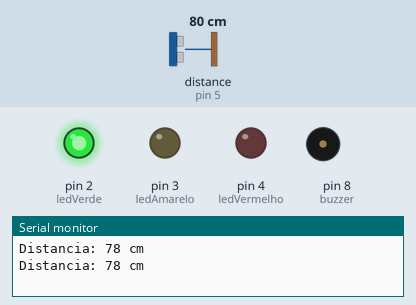
Simulated run of this sketch. Board: Arduino Uno, built with avr-gcc and run on an emulated ATmega328P. Shown: output pins drawn as LEDs (lit = HIGH), buzzer (waves = sounding), the last lines printed to the serial monitor. Wiring (inferred from the names in the program): ultrasonic range finder: trigger pin 5; echo pin 5. The test bench sets the inputs (shaded band); at power-on: distance to the obstacle (sensor on pin 5) 80 cm. The echo pulse lasts 58.3 µs per cm.

Above: at 7.3 s.
7.4 s: distance to the obstacle (sensor on pin 5) set to 23 cm
14.3 s: distance to the obstacle (sensor on pin 5) set to 18 cm
At 20.1 s:
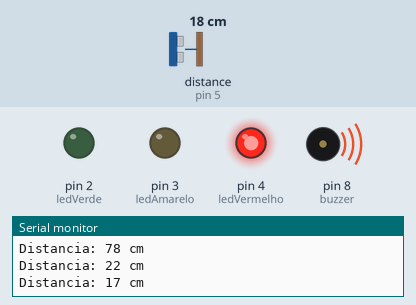
24.0 s: distance to the obstacle (sensor on pin 5) set to 35 cm
At 28.8 s:
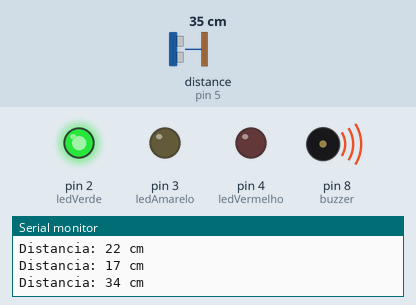
30.9 s: distance to the obstacle (sensor on pin 5) set to 2 cm
At 35.3 s:
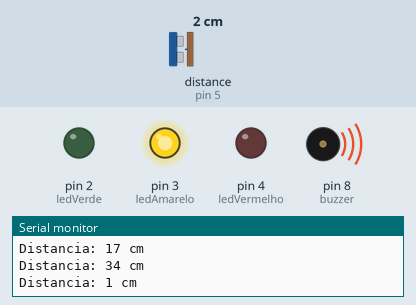
Timing chart, 0 to 40.5 s (numbered marks = the images above; inputs shaded):
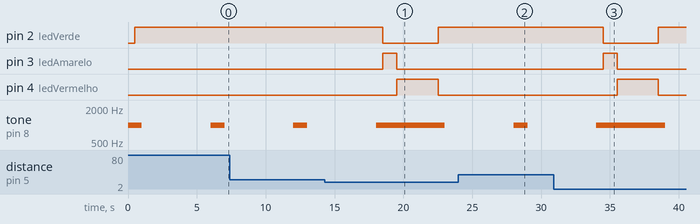

Measured:
- the behaviour switches between 21 and 20 cm on distance to the obstacle (sensor on pin 5) (found by bisection; images 0 and 1)
- after the input at 14.3 s, pin 2 (ledVerde): HIGH → LOW after 4.2 s, → HIGH 4.0 s later; pin 3 (ledAmarelo): LOW → HIGH after 4.2 s, → LOW 1.0 s later; pin 4 (ledVermelho): LOW → HIGH after 5.2 s, → LOW 3.0 s later
- after the input at 24.0 s, pin 2 (ledVerde): stays HIGH (without the input it goes to LOW after 4.5 s); pin 3 (ledAmarelo): stays LOW (without the input it goes to HIGH after 4.5 s); pin 4 (ledVermelho): stays LOW (without the input it goes to HIGH after 5.5 s)
- after the input at 30.9 s, pin 2 (ledVerde): HIGH → LOW after 3.6 s, → HIGH 4.0 s later; pin 3 (ledAmarelo): LOW → HIGH after 3.6 s, → LOW 1.0 s later; pin 4 (ledVermelho): LOW → HIGH after 4.6 s, → LOW 3.0 s later

The sketch:

ultrasom.ino
```cpp
// Semáforo
int ledVerde = 2;
int ledAmarelo = 3;
int ledVermelho = 4;

// Sensor ultrassônico com pino SIG
int sig = 5;
int buzzer = 8;
void setup() {
  Serial.begin(9600);

  pinMode(ledVerde, OUTPUT);
  pinMode(ledAmarelo, OUTPUT);
  pinMode(ledVermelho, OUTPUT);

  pinMode(sig, OUTPUT);
}

void loop() {
  long duracao;
  int distancia;
  tone(buzzer, 1000); // 1000 Hz → som agudo
  delay(500);

  // Envia pulso
  pinMode(sig, OUTPUT);
  digitalWrite(sig, LOW);
  delayMicroseconds(2);
  digitalWrite(sig, HIGH);
  delayMicroseconds(10);
  digitalWrite(sig, LOW);

  // Lê retorno
  pinMode(sig, INPUT);
  duracao = pulseIn(sig, HIGH);

  // Calcula distância em cm
  distancia = duracao * 0.034 / 2;

  Serial.print("Distancia: ");
  Serial.print(distancia);
  Serial.println(" cm");

  if (distancia < 20) { // Objeto detectado próximo
    digitalWrite(ledVerde, LOW);
    digitalWrite(ledAmarelo, HIGH);
    delay(1000);
    digitalWrite(ledAmarelo, LOW);
    digitalWrite(ledVermelho, HIGH);
    delay(3000);
    digitalWrite(ledVermelho, LOW);
    digitalWrite(ledVerde, HIGH);
  } else { // Livre
    digitalWrite(ledVermelho, LOW);
    digitalWrite(ledAmarelo, LOW);
    digitalWrite(ledVerde, HIGH);
  }

  delay(500);
  noTone(buzzer);      // Para o som
  delay(5000);

}
```
